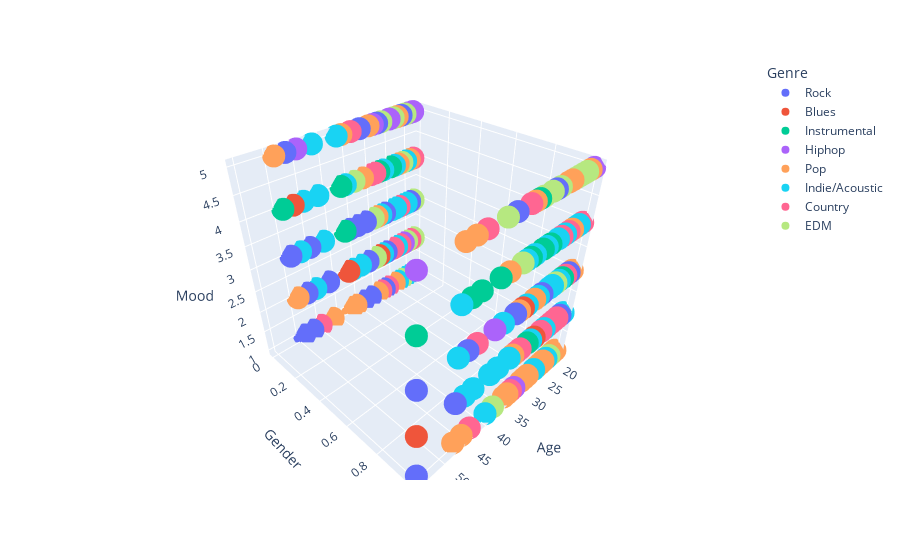

The code cell stored with this chart in its notebook:
### Code cell
#3D scatter-plot
import plotly.express as px
fig = px.scatter_3d(df, x='Age',
                    y='Gender',
                    z='Mood',
                    color='Genre')
fig.show()

### Figure 1 — Plotly figure (JSON) as saved in the notebook; plotly's stock layout.template omitted (floating-point values rounded to 4 significant figures)
{"data": [{"hovertemplate": "Genre=Rock<br>Age=%{x}<br>Gender=%{y}<br>Mood=%{z}<extra></extra>", "legendgroup": "Rock", "marker": {"color": "#636efa", "symbol": "circle"}, "mode": "markers", "name": "Rock", "scene": "scene", "showlegend": true, "type": "scatter3d", "x": [55, 55, 49, 49, 47, 47, 47, 47, 47, 47, 47, 45, 45, 42, 39, 39, 39, 39, 37, 37, 37, 36, 34, 34, 34, 33, 33, 33, 33, 32, 32, 32, 32, 32, 32, 32, 30, 30, 29, 29, 28, 28, 28, 27, 27, 27, 24, 24, 24, 24, 24, 24, 24, 23, 23, 23, 23, 23, 23, 22, 22, 22, 22, 21, 21, 21, 21, 21, 21, 21, 21, 20, 20, 20, 20, 20, 20, 20, 20, 20, 20, 20, 20, 20, 20, 19, 19, 19, 19, 19, 19, 19, 19, 19, 18, 18], "y": [1, 1, 0, 0, 1, 1, 1, 1, 0, 0, 0, 1, 0, 0, 1, 1, 1, 1, 1, 1, 1, 0, 1, 0, 0, 1, 1, 1, 1, 1, 1, 1, 0, 0, 0, 0, 0, 0, 0, 1, 1, 0, 0, 1, 0, 0, 1, 0, 0, 0, 0, 0, 0, 1, 0, 1, 1, 1, 0, 1, 1, 0, 0, 0, 0, 0, 0, 0, 0, 0, 0, 1, 0, 1, 0, 0, 0, 0, 0, 0, 1, 1, 1, 1, 1, 0, 1, 1, 0, 0, 0, 0, 0, 0, 1, 1], "z": [1, 3, 1, 3, 2, 1, 2, 3, 1, 2, 5, 3, 3, 2, 2, 3, 3, 5, 5, 5, 5, 3, 3, 1, 3, 5, 1, 5, 1, 2, 5, 3, 1, 2, 3, 5, 1, 4, 3, 5, 5, 1, 5, 3, 2, 3, 3, 2, 3, 5, 3, 3, 5, 1, 3, 5, 5, 1, 4, 3, 5, 5, 5, 4, 3, 4, 1, 2, 3, 2, 3, 3, 3, 3, 1, 2, 3, 4, 5, 3, 4, 3, 4, 3, 4, 5, 2, 3, 3, 5, 2, 3, 5, 5, 1, 5]}, {"hovertemplate": "Genre=Blues<br>Age=%{x}<br>Gender=%{y}<br>Mood=%{z}<extra></extra>", "legendgroup": "Blues", "marker": {"color": "#EF553B", "symbol": "circle"}, "mode": "markers", "name": "Blues", "scene": "scene", "showlegend": true, "type": "scatter3d", "x": [55, 47, 39, 37, 37, 32, 31, 29, 29, 29, 29, 27, 23, 23, 23, 23, 22, 22, 21, 20], "y": [1, 0, 1, 1, 0, 1, 1, 0, 0, 0, 1, 1, 1, 1, 0, 1, 1, 0, 1, 1], "z": [2, 4, 4, 2, 2, 3, 1, 2, 1, 2, 1, 2, 3, 2, 5, 2, 2, 3, 3, 5]}, {"hovertemplate": "Genre=Instrumental<br>Age=%{x}<br>Gender=%{y}<br>Mood=%{z}<extra></extra>", "legendgroup": "Instrumental", "marker": {"color": "#00cc96", "symbol": "circle"}, "mode": "markers", "name": "Instrumental", "scene": "scene", "showlegend": true, "type": "scatter3d", "x": [55, 49, 45, 43, 39, 39, 37, 37, 37, 37, 33, 33, 33, 33, 33, 33, 33, 32, 32, 32, 31, 29, 29, 29, 29, 29, 28, 27, 25, 25, 24, 24, 24, 24, 23, 23, 23, 23, 23, 23, 23, 23, 23, 23, 23, 23, 23, 22, 22, 22, 22, 22, 22, 22, 22, 21, 21, 21, 21, 21, 20, 20, 20, 20, 20, 18, 18], "y": [1, 0, 1, 1, 1, 1, 1, 1, 0, 0, 1, 1, 1, 1, 1, 1, 1, 1, 1, 1, 1, 1, 1, 1, 1, 1, 0, 1, 1, 0, 1, 0, 0, 0, 1, 1, 1, 1, 0, 0, 0, 0, 0, 0, 0, 1, 1, 1, 1, 1, 1, 1, 0, 0, 0, 1, 1, 1, 1, 0, 0, 1, 1, 1, 1, 1, 1], "z": [4, 4, 4, 4, 4, 4, 4, 4, 3, 4, 3, 2, 3, 4, 4, 2, 3, 4, 4, 5, 5, 2, 4, 2, 3, 4, 4, 4, 4, 4, 2, 4, 4, 4, 2, 4, 2, 4, 1, 1, 2, 3, 4, 2, 4, 3, 3, 4, 2, 4, 3, 4, 1, 4, 2, 3, 4, 3, 4, 3, 4, 4, 1, 2, 2, 2, 3]}, {"hovertemplate": "Genre=Hiphop<br>Age=%{x}<br>Gender=%{y}<br>Mood=%{z}<extra></extra>", "legendgroup": "Hiphop", "marker": {"color": "#ab63fa", "symbol": "circle"}, "mode": "markers", "name": "Hiphop", "scene": "scene", "showlegend": true, "type": "scatter3d", "x": [55, 47, 45, 39, 39, 39, 39, 37, 31, 31, 31, 29, 29, 25, 25, 24, 24, 23, 23, 23, 23, 23, 23, 23, 22, 22, 22, 22, 21, 21, 21, 20, 20, 20, 19, 19, 19, 19, 19, 19, 18], "y": [1, 1, 0, 1, 1, 1, 1, 1, 1, 1, 1, 0, 0, 1, 0, 1, 0, 0, 0, 1, 1, 1, 1, 1, 1, 1, 1, 0, 0, 0, 0, 0, 0, 1, 0, 0, 0, 0, 0, 0, 1], "z": [5, 5, 5, 1, 3, 5, 1, 3, 1, 2, 3, 5, 5, 5, 5, 5, 5, 5, 5, 1, 1, 4, 5, 5, 1, 1, 3, 2, 2, 5, 5, 5, 5, 5, 2, 3, 5, 3, 2, 5, 5]}, {"hovertemplate": "Genre=Pop<br>Age=%{x}<br>Gender=%{y}<br>Mood=%{z}<extra></extra>", "legendgroup": "Pop", "marker": {"color": "#FFA15A", "symbol": "circle"}, "mode": "markers", "name": "Pop", "scene": "scene", "showlegend": true, "type": "scatter3d", "x": [49, 49, 47, 47, 45, 45, 42, 37, 37, 37, 37, 36, 36, 34, 33, 33, 33, 33, 33, 33, 33, 32, 30, 30, 30, 30, 30, 29, 29, 29, 28, 27, 25, 25, 25, 25, 24, 24, 24, 24, 24, 24, 23, 23, 23, 23, 23, 23, 23, 23, 23, 23, 23, 22, 22, 22, 22, 22, 22, 22, 21, 21, 21, 21, 21, 21, 21, 21, 21, 21, 20, 20, 20, 20, 20, 20, 20, 20, 20, 19, 19, 19, 19, 19, 19, 19, 19, 19, 19, 19, 19, 18, 18, 18], "y": [0, 0, 1, 1, 1, 1, 0, 1, 1, 1, 0, 0, 0, 1, 1, 1, 1, 1, 1, 1, 1, 0, 0, 0, 0, 0, 0, 0, 1, 1, 1, 1, 1, 1, 1, 0, 1, 1, 1, 0, 0, 0, 1, 1, 1, 1, 1, 0, 1, 1, 1, 0, 0, 1, 1, 1, 1, 1, 1, 1, 1, 1, 1, 1, 1, 0, 0, 0, 0, 0, 1, 1, 1, 1, 1, 0, 0, 1, 1, 0, 1, 1, 0, 0, 0, 0, 0, 0, 0, 0, 0, 1, 1, 1], "z": [2, 5, 1, 5, 1, 5, 1, 1, 4, 1, 1, 1, 5, 1, 1, 2, 2, 3, 5, 1, 5, 4, 1, 5, 2, 3, 5, 3, 3, 1, 1, 1, 1, 3, 5, 1, 1, 5, 1, 1, 1, 2, 1, 1, 3, 5, 5, 4, 1, 1, 3, 1, 5, 1, 3, 5, 1, 5, 1, 5, 5, 1, 4, 5, 1, 5, 5, 1, 4, 1, 1, 4, 5, 1, 5, 1, 4, 1, 1, 1, 1, 5, 1, 2, 4, 1, 4, 1, 1, 3, 4, 3, 4, 1]}, {"hovertemplate": "Genre=Indie/Acoustic<br>Age=%{x}<br>Gender=%{y}<br>Mood=%{z}<extra></extra>", "legendgroup": "Indie/Acoustic", "marker": {"color": "#19d3f3", "symbol": "circle"}, "mode": "markers", "name": "Indie/Acoustic", "scene": "scene", "showlegend": true, "type": "scatter3d", "x": [47, 47, 47, 47, 45, 45, 45, 43, 42, 42, 42, 39, 39, 39, 37, 37, 37, 37, 37, 36, 36, 34, 34, 33, 33, 31, 31, 31, 28, 28, 28, 28, 28, 27, 25, 25, 25, 25, 25, 24, 24, 24, 24, 24, 24, 24, 24, 24, 23, 23, 23, 23, 23, 23, 23, 23, 23, 23, 23, 23, 22, 22, 22, 22, 22, 22, 21, 21, 21, 21, 21, 21, 21, 21, 21, 20, 20, 20, 20, 20, 19, 19, 19, 18], "y": [1, 1, 1, 0, 1, 0, 0, 1, 0, 0, 0, 1, 1, 1, 1, 1, 1, 1, 0, 0, 0, 1, 0, 1, 1, 1, 1, 1, 1, 1, 1, 0, 0, 0, 1, 1, 1, 1, 0, 1, 1, 1, 0, 0, 0, 0, 0, 0, 1, 1, 0, 0, 1, 1, 1, 1, 1, 1, 1, 1, 1, 1, 1, 1, 0, 0, 1, 1, 1, 0, 0, 0, 0, 0, 0, 1, 1, 1, 1, 1, 0, 1, 0, 1], "z": [3, 4, 4, 3, 2, 2, 4, 2, 3, 4, 5, 1, 2, 2, 2, 3, 2, 3, 5, 2, 4, 2, 2, 4, 4, 3, 4, 4, 2, 3, 4, 2, 3, 4, 1, 3, 4, 2, 3, 2, 3, 4, 1, 1, 2, 2, 3, 4, 3, 4, 2, 3, 2, 4, 2, 4, 4, 2, 3, 4, 2, 3, 4, 2, 3, 1, 1, 2, 2, 1, 1, 4, 2, 3, 4, 2, 2, 4, 2, 3, 4, 4, 4, 2]}, {"hovertemplate": "Genre=Country<br>Age=%{x}<br>Gender=%{y}<br>Mood=%{z}<extra></extra>", "legendgroup": "Country", "marker": {"color": "#FF6692", "symbol": "circle"}, "mode": "markers", "name": "Country", "scene": "scene", "showlegend": true, "type": "scatter3d", "x": [45, 43, 43, 43, 34, 34, 32, 32, 32, 31, 30, 29, 29, 29, 27, 25, 25, 24, 23, 23, 23, 22, 22, 21, 20, 20, 20, 20, 20, 20, 19, 19, 18], "y": [0, 1, 1, 1, 1, 0, 1, 1, 1, 1, 0, 0, 0, 0, 0, 1, 0, 1, 1, 0, 0, 1, 1, 1, 0, 0, 0, 1, 1, 1, 0, 0, 1], "z": [1, 1, 3, 5, 5, 5, 1, 1, 2, 2, 4, 1, 4, 4, 1, 2, 2, 4, 2, 2, 3, 2, 4, 2, 1, 2, 2, 2, 3, 5, 2, 4, 4]}, {"hovertemplate": "Genre=EDM<br>Age=%{x}<br>Gender=%{y}<br>Mood=%{z}<extra></extra>", "legendgroup": "EDM", "marker": {"color": "#B6E880", "symbol": "circle"}, "mode": "markers", "name": "EDM", "scene": "scene", "showlegend": true, "type": "scatter3d", "x": [39, 37, 34, 34, 31, 30, 30, 29, 27, 27, 24, 23, 23, 23, 23, 22, 22, 21, 21, 21, 20, 20, 19, 19, 19], "y": [1, 1, 1, 0, 1, 0, 0, 1, 1, 0, 0, 1, 0, 1, 1, 1, 0, 1, 0, 0, 1, 1, 0, 0, 0], "z": [5, 1, 4, 4, 5, 2, 3, 5, 5, 5, 5, 5, 1, 5, 3, 5, 4, 5, 2, 5, 1, 5, 2, 3, 1]}], "layout": {"legend": {"title": {"text": "Genre"}, "tracegroupgap": 0}, "margin": {"t": 60}, "scene": {"domain": {"x": [0, 1], "y": [0, 1]}, "xaxis": {"title": {"text": "Age"}}, "yaxis": {"title": {"text": "Gender"}}, "zaxis": {"title": {"text": "Mood"}}}}}
